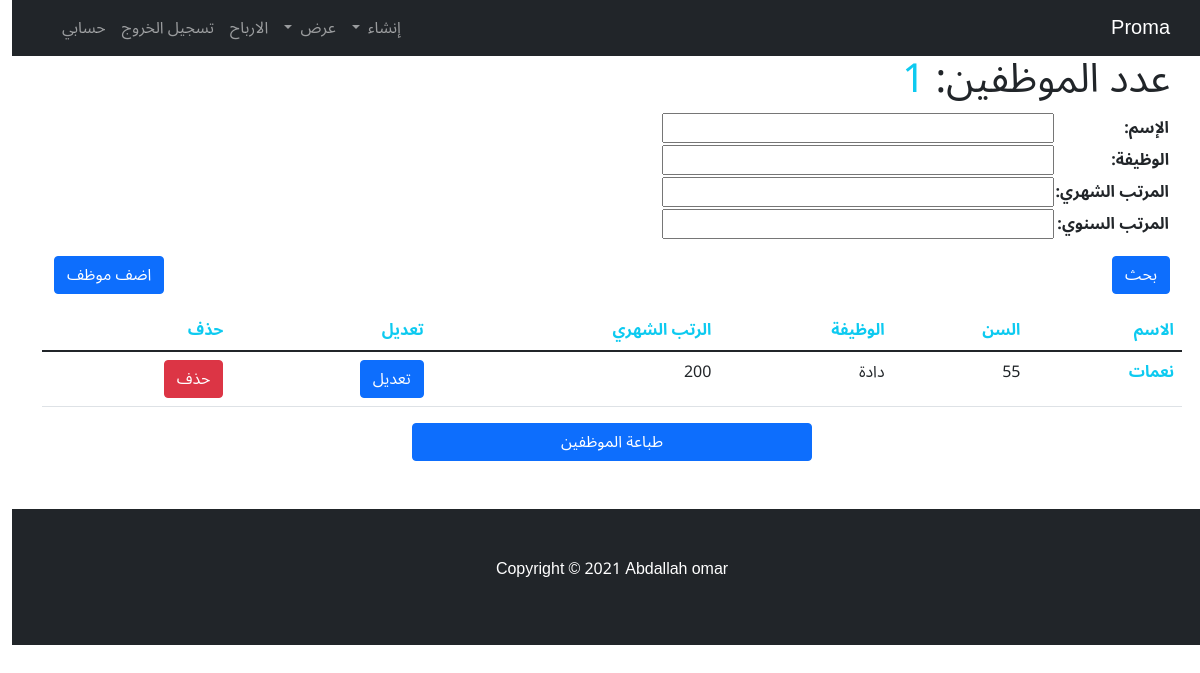
/staffs/ (signed in), run on the app's committed database.
### home_app/models.py (models this page shows, shortened)
class Staff(models.Model):
    user = models.ForeignKey(User, verbose_name=("المستخدم"), on_delete=models.CASCADE)
    profile = models.ForeignKey(Profile, verbose_name=("المستخدم"), on_delete=models.CASCADE)
    name = models.CharField(max_length=50, verbose_name=("اسم الموظف"),blank=True, null=True)
    age = models.IntegerField(verbose_name="السن",null=True,blank=True, default=0)
    number_kawme = models.IntegerField(verbose_name="الرقم القومي", blank=True, null=True)
    number_phone = models.IntegerField(verbose_name="رقم الهاتف", blank=True, null=True)
    the_jop = models.CharField(max_length=50,verbose_name='الوظيفة')
    Monthly_Salary = models.IntegerField(verbose_name='المرتب الشهري',)
    annual_salary = models.IntegerField(verbose_name='المرتب السنوي',blank=True,null=True)
    add_date = models.DateField(auto_now=False, auto_now_add=False, verbose_name="التاريخ",null=True,blank=True)

### home_app/views.py (the view)
# urls.py: path('staffs/', staffs,name='staffs'),
@login_required
def staffs(request):
    staffs = Staff.objects.filter(user=request.user).order_by('add_date')
    filter = StaffFilter(request.GET, queryset=staffs,request=request)
    staffs = filter.qs
    paginator = Paginator(staffs,25)
    page_number = request.GET.get('page')
    page_pbj = paginator.get_page(page_number)
    return render(request, 'project/staffs.html', context ={'staffs':page_pbj,'filter':filter, 'count':staffs.count()})

### home_app/templates/project/staffs.html (shortened to what this page needs)
{% extends 'base.html' %}
{% block body %}
  <div class="my_search">
    <div class="container">
      <h1>عدد الموظفين: <span class="text-info">{{count}}</span></h1>
    </div>
    <div class="container">
      <div class="row">
          <form class="col-6">
              <table>{{filter.form.as_table}}</table>
                  <button type="submit" class="btn btn-primary ml-3 mt-3">بحث</button>
        </form>
        <div class="col-6 text-end align-self-end">
          <a href="{% url 'app:add_staff' %}" class="btn btn-primary">اضف موظف</a>
        </div>
      </div>
  </div>
  </div>
    <table class="table container mt-3">
        <thead>
          <tr class="text-info">
            <th scope="col">الاسم</th>
            <th scope="col">السن</th>
            <th scope="col">الوظيفة</th>
            <th scope="col">الرتب الشهري</th>
            <th scope="col" class="my_search">تعديل</th>
            <th scope="col" class="my_search">حذف</th>
          </tr>
        </thead>
        <tbody>
        {% for staffs in staffs %}
          <tr>
            <th scope="row"><a href="{% url 'app:staff_detail' staffs.id %}" class="link-info">{{staffs.name}}</a></th>
            <td>{{staffs.age}}</td>
            <td>{{staffs.the_jop}}</td>
            <td>{{staffs.Monthly_Salary}}</td>
            <td><a class="btn btn-primary" href="{% url 'app:update_staff'  staffs.id %}">تعديل</a></td>
            <td><a class="btn btn-danger" href="{% url 'app:delete_staff'  staffs.id %}">حذف</a></td>
          </tr>
        {% endfor %}
        </tbody>
      </table>
    <div class="row">
      <div class="col text-center">
        <button onclick="window.print();" id="ddds" class="btn btn-primary col-4">طباعة الموظفين</button>
      </div>
    </div>
  {% endblock body %}

### home_app/templates/base.html (style rules this page uses)
* { font-family: 'Noto Sans Arabic', sans-serif; }
a { text-decoration: none; }

### data on the page
Staff: name "نعمات", age "55", the_jop "دادة", Monthly_Salary "200"

### other printed values
{{ count }} "1"
